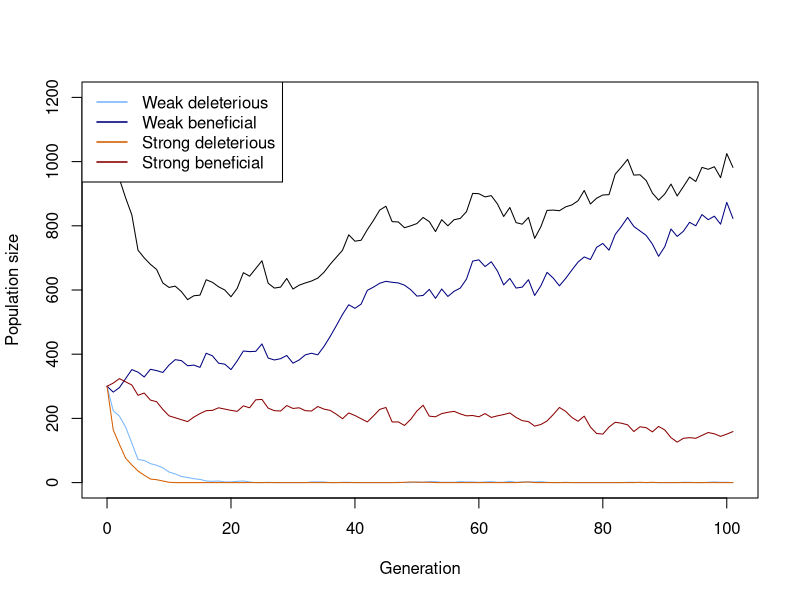
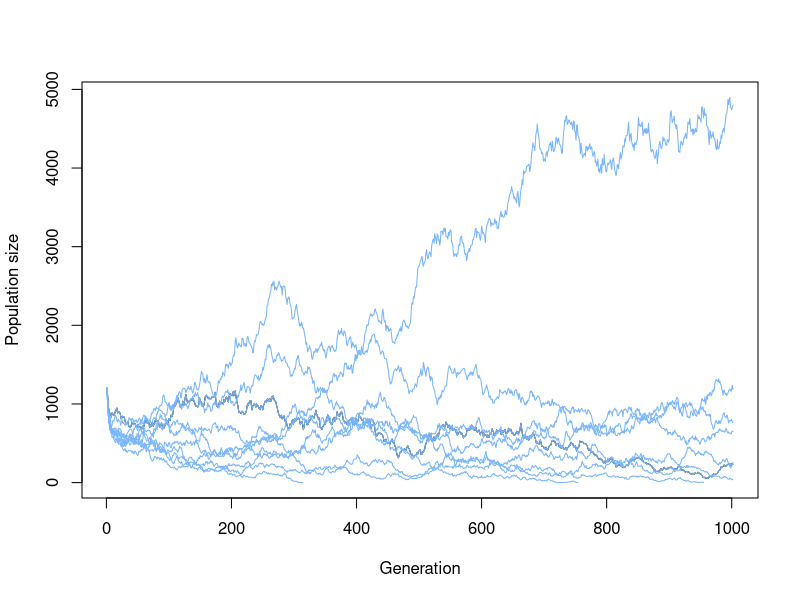

R code for these plots, in order: (Note: this script raises an error after producing the figures.)
## ---- chunk 1
# Function for simulating one Generation in the Population
# adding the population sizes, decay rates, seleection coefficients and mutation rates
simulate_one_gen <- function(N_wd, N_wb, N_sd, N_sb, decay_rate_wm, decay_rate_sm, s_wm, s_sm, m_rate_wm, m_rate_sm) {
  
  # draw Offspring according to Poisson Distribution
  # altered so all four different mutations are considered 
  # for deleterious mutations the s is calculated minus (negative effect) and for the beneficial muation the s is added (positive effect)
  
  offsp_wd <- rpois(1, N_wd * (1-decay_rate_wm-s_wm))
  offsp_wb <- rpois(1, N_wb * (1-decay_rate_wm+s_wm))
  offsp_sd <- rpois(1, N_sd * (1-decay_rate_sm-s_sm))
  offsp_sb <- rpois(1, N_sb * (1-decay_rate_sm+s_sm))
  
  # draw changing Mutants according to Poisson Distribution
  # alterations considering the for different mutations 
  
  mut_wd_to_wb <- rpois(1, offsp_wd * m_rate_wm)
  mut_sd_to_sb <- rpois(1, offsp_sd * m_rate_sm)
  mut_wb_to_wd <- rpois(1, offsp_wb * m_rate_wm)
  mut_sb_to_sd <- rpois(1, offsp_sb * m_rate_sm)
  
  # determine new Population Sizes of all four Mutants (2 versions of weak Mutations   and 2   versions of strong Mutations)
  # to account for back mutations as well (beneficial to deleterious), mutations rates for these cases are added (mut_b_to_d)
  
  N_wd_new <- max(offsp_wd - mut_wd_to_wb+ mut_wb_to_wd,0)
  N_wb_new <- max(offsp_wb - mut_wb_to_wd+ mut_wd_to_wb,0)
  N_sd_new <- max(offsp_sd - mut_sd_to_sb+ mut_sb_to_sd,0)
  N_sb_new <- max(offsp_sb - mut_sb_to_sd+ mut_sd_to_sb,0)
  
  # with the return function, the new values for population sizes are stored
  
 return(c(N_wd_new, N_wb_new, N_sd_new, N_sb_new))
}
  # with print we visualize the 4 numbers we get for the population sizes, we simulate the population by setting our parameters to certain values 


print(simulate_one_gen(N_wd=50, N_wb=0, N_sd=50, N_sb=0, decay_rate_wm=0, decay_rate_sm=0, s_wm=0, s_sm=0, m_rate_wm=0, m_rate_sm=0))
## ---- chunk 2
# Simulation runs until the 100th Generation

max_gen=100

#With this function we simulate over generations, we put initial population sizes of the four mutations, with the parameter max_gen we determine that our simulation maximally runs until the 100th geneeration

simulate_pop <- function(init_wd, init_wb,  init_sd, init_sb, decay_rate_wm, decay_rate_sm, s_wm, s_sm, m_rate_wm, m_rate_sm, max_gen) {
  
  # Create the Vector in which to save the Results
  
  pop_vector <- c(init_wd,init_wb, init_sd, init_sb)
  
  # initiate the variables
  
  pop_new <- c(init_wd, init_wb, init_sd, init_sb)
  
  # run the Simulation until Generation max_gen
  
  for (i in 1:(max_gen + 1)) {
    
    # redefine the current Population one Generation later
    
    pop_new <- simulate_one_gen(pop_new[1],pop_new[2],pop_new[3],pop_new[4], decay_rate_wm, decay_rate_sm, s_wm, s_sm, m_rate_wm, m_rate_sm)
    
    # add the new Population Sizes to the Output Vector
    
    pop_vector <- rbind(pop_vector,pop_new)
    
    # Condition to stop the Simulation before max_gen: either the Population exceeds 10 Times the Original Population Size, or it goes extinct
    
    if ((sum(pop_new) >= 10 * sum(c(init_wd, init_wb, init_sd, init_sb))) || sum(pop_new) == 0)
      break

}
  
  # Define the Row and Column Names of the Output Vector
  rownames(pop_vector) <- (0:max_gen)[1:length(pop_vector[,1])] 
  
  # the colom-names in our vectors are according to our mutations (wd, wb, sd, sb)
  
  colnames(pop_vector) <- c("wd","wb", "sd", "sb")
  
  # return the vector
  
  return(pop_vector)	
}


# Test the Function and plot the Result

max_gen <- 100

# Simulation Data with certain values determined

output <- simulate_pop(init_wd=300, init_wb=300,  init_sd=300, init_sb=300, decay_rate_wm=0.1, decay_rate_sm=0.2, s_wm=0.1, s_sm=0.2, m_rate_wm=0.0005, m_rate_sm=0.0005,max_gen)

# show the last few Lines of the Data Table

print(tail(output))

# plot the Output 
# determine x axis Range 

x_range <- 0:(length(output[,1])-1)

# this plots the total Population Size-black line visible in the plot

plot(x_range,output[,1]+output[,2]+output[ ,3]+output[ ,4],type='l',ylim=c(0,max(output[,1]+output[,2]+output[ ,3]+output[ ,4])),xlab =  "Generation",ylab = "Population size")

# add Number of wd Individuals
lines(x_range,output[,1], col="#77b5fe")

# add Number of wb Individuals
lines(x_range,output[,2], col="navyblue")

# add Number of sd Individuals
lines(x_range,output[,3], col="#D55E00")

# add Number of sb Individuals
lines(x_range,output[,4], col="darkred")

# add Legend in the top-left corner
legend("topleft",
       legend=c("Weak deleterious","Weak beneficial","Strong deleterious","Strong beneficial"),
       col=c("#77b5fe","navyblue","#D55E00","darkred"), lty=1, lwd=1.5)



## ---- chunk 3
# code for plotting the result of different populations in one plot
init_wd <- 300
init_wb <- 300
init_sd <- 300
init_sb <- 300
m_rate_wm <- 0.0005
m_rate_sm <- 0.0005
decay_rate_wm <- 0.1
decay_rate_sm <- 0.2
s_wm <- 0.1
s_sm <- 0.2
max_gen <- 1000
replicates <- 10
max_gen <- 1000


temp_output <- data.frame(array(NA, dim = c(0,max_gen)))

final_output <- data.frame(array(NA, dim = c(replicates,max_gen)))


# Mehrfach-Simulation
for (i in 1:replicates) {

    
  
   temp_output <- rowSums(simulate_pop(
    init_wd, init_wb, init_sd, init_sb,
    decay_rate_wm, decay_rate_sm,
    s_wm, s_sm,
    m_rate_wm, m_rate_sm,
    max_gen = max_gen)[, c("wd", "wb", "sd", "sb")])
   
   final_output[i, 1:length(temp_output)]<-temp_output
}

end_gen<-tail(which(!is.na(final_output[1,])), 1)
plot(x=1:end_gen,y=final_output[1,1:end_gen],type='l',ylim=c(0,max(final_output, na.rm = TRUE)),xlab =  "Generation",ylab = "Population size")

for (i in 1:replicates) {
  
  end_gen<-tail(which(!is.na(final_output[i,])), 1)
  lines(x=1:end_gen,y=final_output[i,1:end_gen], col="#77b5fe")


}
final_output1 <- rbind(final_output, c(1:1000))
final_output2 <- data.frame(t(final_output1))
dev.off()
dev.off()
dev.off()
plot(final_output2$X1~final_output2$X11, type = "l") 
for (i in 2:replicates) {
    lines(final_output2[,i]~final_output2$X11, col="red",na.rm=TRUE)
  
}

write.csv(final_output2, "test.csv", row.names = F)

plot(temp_output$X1~temp_output$X11, type = "l") 
## ---- chunk 4
# set some Parameters to fixed Values
init_wd <- 30
init_wb <- 25
init_sd <- 30
init_sb <- 25
m_rate_wm <- 0.01
m_rate_sm <- 0.05
decay_rate_wm <- 0.1
decay_rate_sm <- 0.2
s_wm <- 0.2
s_sm <- 0.4
max_gen <- 1000
# determine how often to run the Simulation for each set of Parameters
no_replicates <- 10


# set Parameters to vary
s_values_wm <- c(0.10,0.15,0.2)
s_values_sm <- c(0.2,0.205,0.210)
#m_values_wm <- c(0.001,0.01,0.05)
#m_values_sm <- c(0.05,0.1,0.15)


# initialize Data Table - where to collect the Results
data_table <- c()
data_table_wd<- c()
data_table_wb<- c()
data_table_sd<- c()
data_table_sb<- c()
# empty list to save rescue results
rescue_results <- data.frame(
  s_wm = numeric(),
  s_sm = numeric(),
  replicate = integer(),
  rescued = integer()
)
# define total runs and rescue count
total_runs<-0
rescue_count<-0
# run the Simulation across all chosen parameters
# loop over mutation rates
#for(mval_wm in m_values_wm){
 # for(mval_sm in m_values_sm){
    # loop over Selection strength
    for(sval_wm in s_values_wm){
      for(sval_sm in s_values_sm){
        # different Way of running many Simulations: make Replicates using "repeat" Function         with a counter i
        # reset Counter
        i<-1
        
        repeat {
          # increase Counter by one
          i<-i+1
          # defining total runs
          total_runs <- total_runs + 1
          # run the Simulation once
          one_run <- simulate_pop(init_wd, init_wb, init_sd, init_sb,
                                  decay_rate_wm, decay_rate_sm,
                                  sval_wm, sval_sm, m_rate_wm=0.01,m_rate_sm=0.01, max_gen)
          
          # determine total Population Sizes
          total_size <- one_run[,1]+one_run[,2]+one_run[,3]+one_run[,4]
          
          
          # determine final Population Size for each Mutant
          N_end_wd <- one_run[nrow(one_run), "wd"]
          N_end_wb <- one_run[nrow(one_run), "wb"]
          N_end_sd <- one_run[nrow(one_run), "sd"]
          N_end_sb <- one_run[nrow(one_run), "sb"]
          
          total_end <- N_end_wd + N_end_wb + N_end_sd + N_end_sb
          # introduce rescue count
          rescued_wd <- ifelse(one_run[nrow(one_run), "wd"] > 0, 1, 0)
          rescued_wb <- ifelse(one_run[nrow(one_run), "wb"] > 0, 1, 0)
          rescued_sd <- ifelse(one_run[nrow(one_run), "sd"] > 0, 1, 0)
          rescued_sb <- ifelse(one_run[nrow(one_run), "sb"] > 0, 1, 0)

         
          # save rescue outcome (rescue or extinction)
          rescue_results <- rbind(rescue_results,
            data.frame(
              s_wm = sval_wm,
              s_sm = sval_sm,
              replicate = i - 1,
              rescued_wd = rescued_wd,
              rescued_wb = rescued_wb,
              rescued_sd = rescued_sd,
              rescued_sb = rescued_sb
  )
)

          # determine Frequencies of each mutant in the final Population
          freq_wd <- ifelse(total_end > 0, N_end_wd / total_end, 0)
          freq_wb <- ifelse(total_end > 0, N_end_wb / total_end, 0)
          freq_sd <- ifelse(total_end > 0, N_end_sd / total_end, 0)
          freq_sb <- ifelse(total_end > 0, N_end_sb / total_end, 0)
          
          
          
          data_table_wd<- rbind(data_table_wd, c(sval_wm,freq_wd))
          data_table_wb<- rbind(data_table_wb, c(sval_wm, freq_wb))
          data_table_sd<- rbind(data_table_sd,c(sval_sm, freq_sd))
          data_table_sb<-rbind(data_table_sb, c (sval_sm,freq_sb))
          # enter the D into the Table
          data_table <- rbind(data_table,c(m_rate_wm = 0.01,m_rate_sm = 0.01,sval_wm,sval_sm,N_end_wd,        N_end_wb, N_end_sd, N_end_sb,freq_wd, freq_wb, freq_sd,freq_sb)) # note that we add the                varying parameters (mutation rate and selection strength for each version of weak            and strong mutation) to the table too
          # stop the repeated Computation after no_replicates times
          
          
          if(i>no_replicates) break
          
        }
      }
    }
  #}
#}
# Make sure your data is a proper data frame
data_table_wd <- as.data.frame(data_table_wd)

# If the column names are missing or wrong, set them
colnames(data_table_wd) <- c("V1", "V2")

# Add an index column for plotting along x-axis
data_table_wd$Index <- 1:nrow(data_table_wd)

# calculate rescue probability per parametercombination
library(dplyr)
library(ggplot2)
library(tidyr)



rescue_summary <- rescue_results %>%
  group_by(s_wm, s_sm) %>%
  summarise(
    rescue_prob_wd = mean(rescued_wd),
    rescue_prob_wb = mean(rescued_wb),
    rescue_prob_sd = mean(rescued_sd),
    rescue_prob_sb = mean(rescued_sb),
    .groups = "drop"
  )

print(rescue_summary)


# Daten vorbereiten
rescue_long <- rescue_summary %>%
  pivot_longer(
    cols = starts_with("rescue_prob_"),
    names_to = "mutant",
    values_to = "rescue_prob"
  ) %>%
  mutate(
    mutant = gsub("rescue_prob_", "", mutant),
    s_value = case_when(
      mutant %in% c("wd", "wb") ~ s_wm,
      mutant %in% c("sd", "sb") ~ s_sm
    )
  )

library(ggplot2)

ggplot(rescue_long, aes(x = factor(s_value), y = rescue_prob, fill = mutant)) +
  geom_boxplot(alpha = 0.7) +
  scale_y_continuous(limits = c(0, 1)) +
  scale_fill_manual(values = c(
    "wd" = "#77b5fe", 
    "wb" = "navyblue", 
    "sd" = "#D55E00", 
    "sb" = "darkred"
  )) +
  facet_wrap(~ mutant, scales = "free_x") +
  labs(
    title = "Rescue Probability per Mutant vs Relevant Selection Coefficient (Boxplot)",
    x = "Relevant selection coefficient (s)",
    y = "Rescue Probability",
    fill = "Mutant"
  ) +
  theme_minimal(base_size = 14)

ggplot(rescue_long, aes(x = s_value, y = rescue_prob, color = mutant)) +
  geom_jitter(width = 0.01, height = 0, size = 3, alpha = 0.7) +
  stat_summary(fun = mean, geom = "point", shape = 18, size = 4, color = "black") +
  scale_y_continuous(limits = c(0, 1)) +
  scale_color_manual(values = c(
    "wd" = "#77b5fe", 
    "wb" = "navyblue", 
    "sd" = "#D55E00", 
    "sb" = "darkred"
  )) +
  facet_wrap(~ mutant, scales = "free_x") +
  labs(
    title = "Rescue Probability per Mutant vs Relevant Selection Coefficient (Scatterplot)",
    x = "Relevant selection coefficient (s)",
    y = "Rescue Probability",
    color = "Mutant"
  ) +
  theme_minimal(base_size = 14)


0# optional: Mutantennamen schöner machen
rescue_long$mutant <- gsub("rescue_prob_", "", rescue_long$mutant)











# plotting wd with different s values
  # making sure that its a data frame
data_table_wd <- as.data.frame(data_table_wd)
colnames(data_table_wd) <- c("V1", "V2")


  # Scatterplot of wd with jitter and mean 
library(ggplot2)
ggplot(data_table_wd, aes(x = factor(V1), y = V2, color = factor(V1))) +
  geom_jitter(width = 0.2, height = 0, size = 2, alpha = 0.7) +
  stat_summary(fun = mean, geom = "point", shape = 18, size = 4, color = "black") +
  labs(
    x = "selection coefficients",
    y = "frequency",
    color = "selection coefficient",
    title = "Weak deleterious-Means of frequencies of the different selection coefficients"
  ) +
  theme_minimal()

# plotting wb with different s values
  # making sure that its a data frame
data_table_wb <- as.data.frame(data_table_wb)
colnames(data_table_sb) <- c("V1", "V2")

# Scatterplot of wb with jitter and mean
ggplot(data_table_wb, aes(x = factor(V1), y = V2, color = factor(V1))) +
  geom_jitter(width = 0.2, height = 0, size = 2, alpha = 0.7) +
  stat_summary(fun = mean, geom = "point", shape = 18, size = 4, color = "black") +
  labs(
    x = "selecton coefficients",
    y = "frequency",
    color = "selection coefficients",
    title = "Weak beneficial-Means of frequencies of the different selection coefficientsn"
  ) +
  theme_minimal()

# plotting sd with different s values
  # making sure that its a data frame
data_table_sd <- as.data.frame(data_table_sd)

colnames(data_table_sd) <- c("V1", "V2")

  # Scatterplot of sd with jitter and mean
ggplot(data_table_sd, aes(x = factor(V1), y = V2, color = factor(V1))) +
  geom_jitter(width = 0.2, height = 0, size = 2, alpha = 0.7) +
  stat_summary(fun = mean, geom = "point", shape = 18, size = 4, color = "black") +
  labs(
    x = "selection coefficients ",
    y = "frequency",
    color = "selection coefficients",
    title = "Strong deletrious-Means of frequencies of the different selection coefficients"
  ) +
  theme_minimal()

# plotting sb with different s values
  # making sure that its a data frame

data_table_sb <- as.data.frame(data_table_sb)
colnames(data_table_sb) <- c("V1", "V2")

  # Scatterplot of sb with jitter and mean 
ggplot(data_table_sb, aes(x = factor(V1), y = V2, color = factor(V1))) +
  geom_jitter(width = 0.2, height = 0, size = 2, alpha = 0.7) +
  stat_summary(fun = mean, geom = "point", shape = 18, size = 4, color = "black") +
  labs(
    x = "selection coefficients",
    y = "frequency",
    color = "selection coefficients",
    title = "Strong beneficial-Means of frequencies of the different selection coefficients"
  ) +
  theme_minimal()


# mean Frequencies of each mutant
mean_freq_wd <- mean(freq_wd)*100
mean_freq_wb <- mean(freq_wb)*100
mean_freq_sd <- mean(freq_sd)*100
mean_freq_sb <- mean(freq_sb)*100

print(paste("Mean frequency of wd =", mean_freq_wd) )
print(paste("Mean frequency of wb =", mean_freq_wb) )
print(paste("Mean frequency of sd =", mean_freq_sd) )
print(paste("Mean frequency of sb =", mean_freq_sb) )

# define Column Names of Data Table
colnames(data_table) <- c("m_rate_wm","m_rate_sm","s_wm","s_sm","N_end_wd", "N_end_wb", "N_end_sd", "N_end_sb","freq_wd", "freq_wb", "freq_sd","freq_sb")
# show the first and last Lines of the Output
print(head(data_table))
print(tail(data_table))
